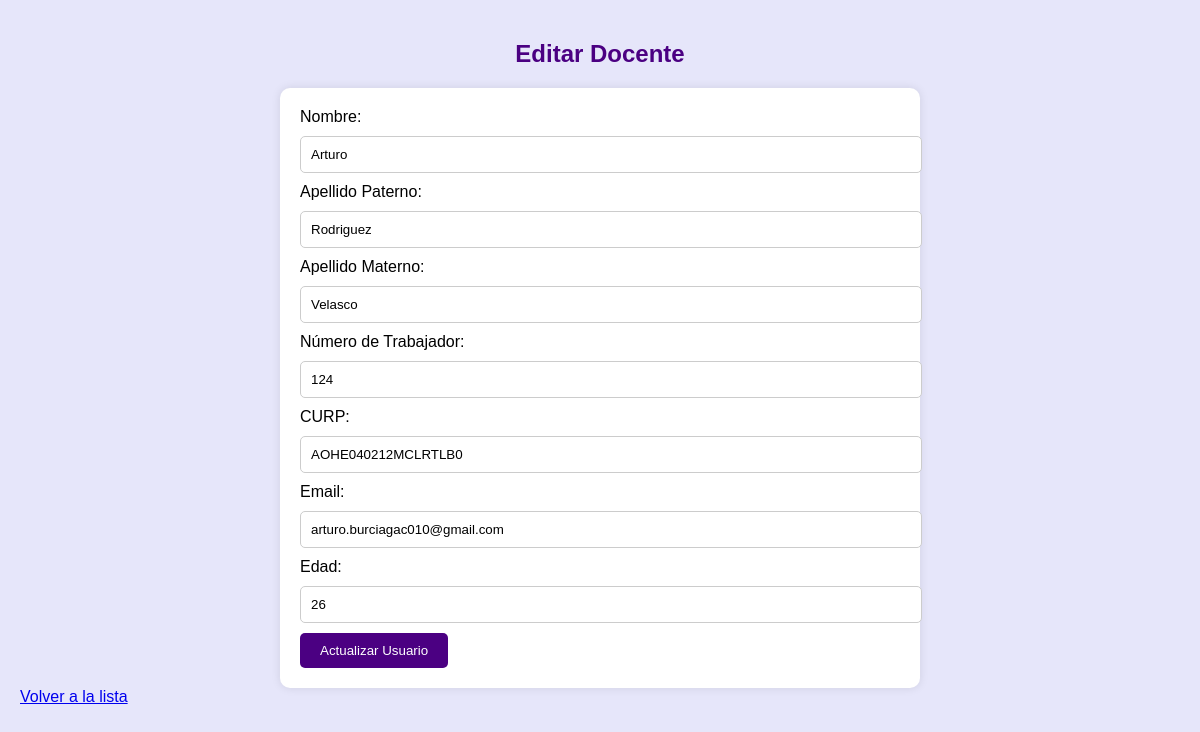
/editar.php?id=5, run on the app's committed database.
### tables this page shows
CREATE TABLE IF NOT EXISTS `docente` (
  `id` int NOT NULL AUTO_INCREMENT,
  `nombre` varchar(15) NOT NULL,
  `apellido_paterno` char(10) NOT NULL,
  `apellido_materno` char(10) NOT NULL,
  `numero` char(3) NOT NULL,
  `curp` char(18) NOT NULL,
  `email` varchar(40) NOT NULL,
  `edad` int NOT NULL,
  PRIMARY KEY (`id`)
);

### editar.php (the view, shortened to what this page needs)
<?php
$servername = "localhost";
$username = "root";
$password = "";
$database = "mi_base_de_datos";
$conn = new mysqli($servername, $username, $password, $database);
if (isset($_GET["id"])) {
    $id = $conn->real_escape_string($_GET["id"]);
    $sql = "SELECT nombre, apellido_paterno, apellido_materno, numero, curp, email, edad FROM docente WHERE id='$id'";
    $result = $conn->query($sql);
    if ($result->num_rows > 0) {
        $row = $result->fetch_assoc();
        $nombre = $row["nombre"];
        $apellido_paterno = $row["apellido_paterno"];
        $apellido_materno = $row["apellido_materno"];
        $numero = $row["numero"];
        $curp = $row["curp"];
        $email = $row["email"];
        $edad = $row["edad"];
    } else {
        $errorMessage = "Usuario no encontrado";
    }
} else {
    $errorMessage = "ID de usuario no especificado";
}
?>
<!DOCTYPE html>
<html>
<head>
</head>
<body>
<h2>Editar Docente</h2>
<div class="form-container">
<form action="editar.php" method="post">
    Nombre: <input type="text" name="nombre" value="<?php echo htmlspecialchars($nombre); ?>" maxlength="20" required><br>
    Apellido Paterno: <input type="text" name="apellido_paterno" value="<?php echo htmlspecialchars($apellido_paterno); ?>" maxlength="10" required><br>
    Apellido Materno: <input type="text" name="apellido_materno" value="<?php echo htmlspecialchars($apellido_materno); ?>" maxlength="15" required><br>
    Número de Trabajador: <input type="text" name="numero" value="<?php echo htmlspecialchars($numero); ?>" maxlength="3" required><br>
    CURP: <input type="text" name="curp" value="<?php echo htmlspecialchars($curp); ?>" maxlength="18" required><br>
    Email: <input type="email" name="email" value="<?php echo htmlspecialchars($email); ?>" maxlength="40" required><br>
    Edad: <input type="number" name="edad" value="<?php echo htmlspecialchars($edad); ?>" max="99" required><br>
    <input type="submit" name="editar" value="Actualizar Usuario">
</form>
</div>
<a class="btn" href="index.php">Volver a la lista</a>
</body>
</html>

### editar.php (style rules this page uses)
body { background-color: #E6E6FA; font-family: Arial, sans-serif; margin: 0; padding: 20px; }
h2 { text-align: center; color: #4B0082; }
.form-container { max-width: 600px; margin: auto; background-color: #fff; padding: 20px; border-radius: 10px; box-shadow: 0 0 10px rgba(0, 0, 0, 0.1); }
.form-container input[type="text"], .form-container input[type="email"], .form-container input[type="number"] { width: 100%; padding: 10px; margin: 10px 0; border: 1px solid #ccc; border-radius: 5px; }
.form-container input[type="submit"] { background-color: #4B0082; color: white; padding: 10px 20px; border: none; border-radius: 5px; cursor: pointer; }

### data on the page
docente: nombre "Arturo", apellido_paterno "Rodriguez", apellido_materno "Velasco", numero "124", curp "AOHE040212MCLRTLB0", email "arturo.burciagac010@gmail.com", edad "26"
